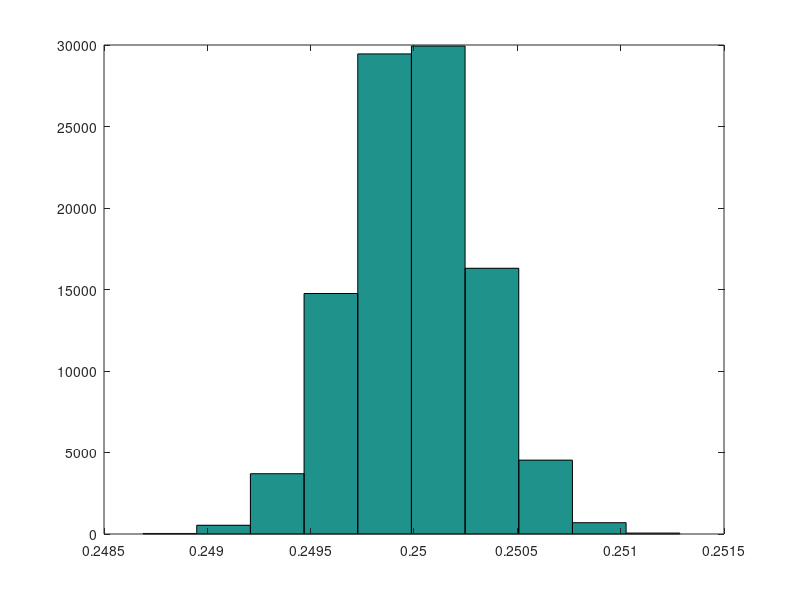
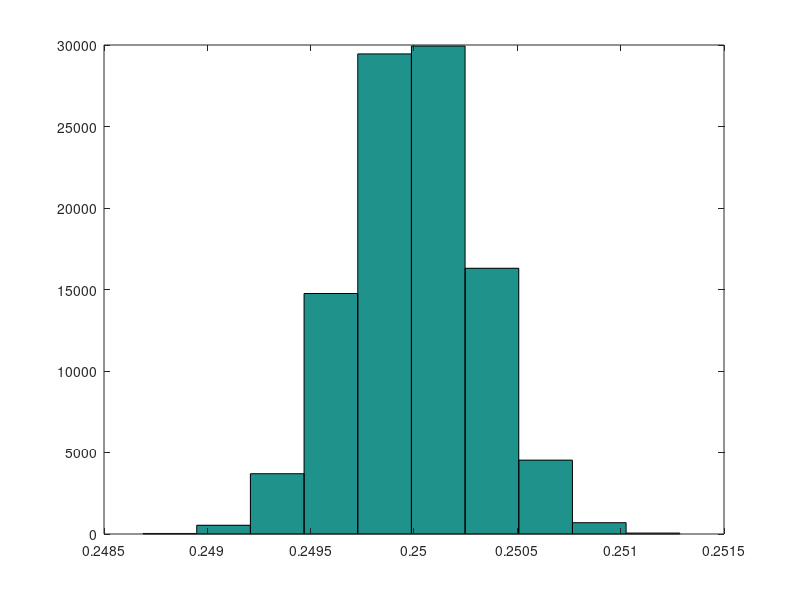
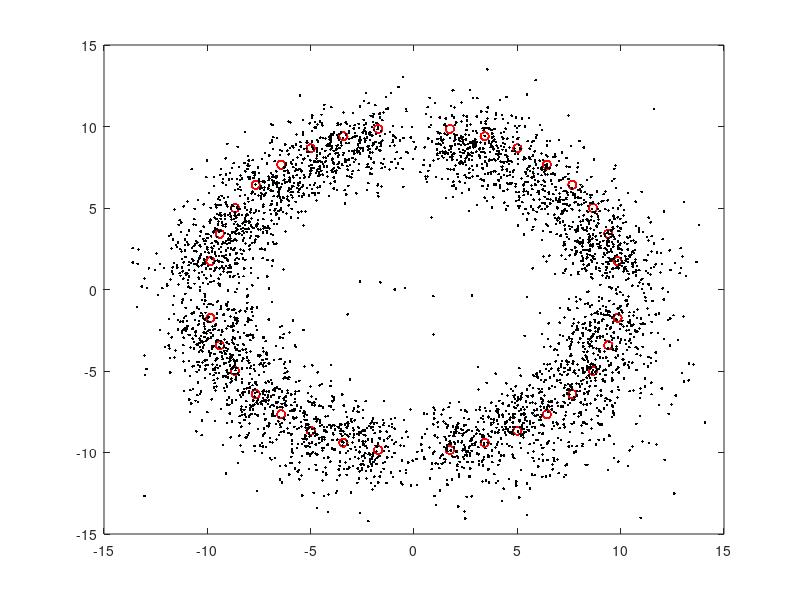
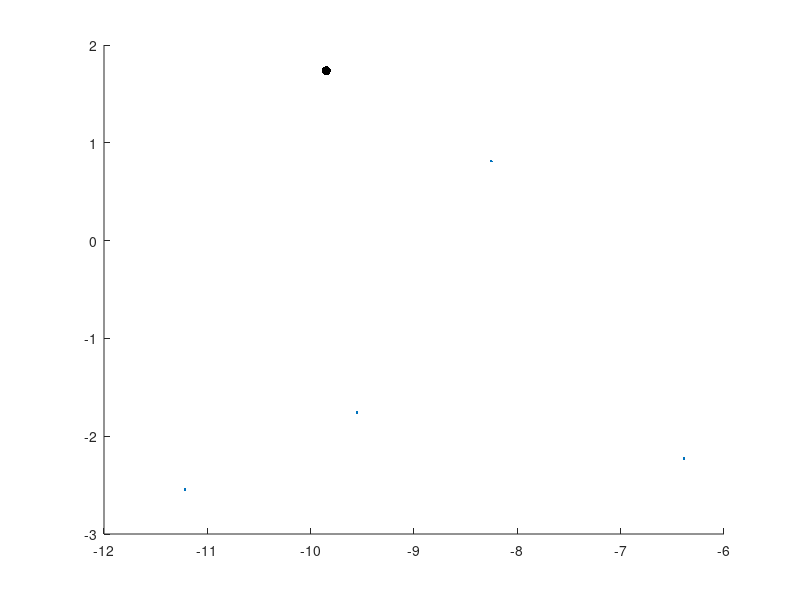

Write MATLAB code to recreate these figures, in order. (Note: this script raises an error after producing the figures.)
%% understanding Jbar, tau, and sigma

sigma = 5;
Jbar = 16;
tau = .0001;

nSamps = 1e5;
samps = sqrt(1./gamrnd(Jbar/tau,tau,1,nSamps));

hist(1./samps.^2)
hist(samps)

figure; hist(samps)
mean(samps)

%% ==========================================================
%             STUFF WITH ACTUAL DATA!
% ===========================================================
% 08.25.2016

% load in data file
load('group_data.mat')

% rename useful columns of group_data.mat
data_subj = group_data(:,1);
data_priority = group_data(:,2);
data_discsize = group_data(:,4);
response_x = group_data(:,6);
response_y = group_data(:,7);
target_x = 10*cosd(group_data(:,13)); % x location
target_y = 10*sind(group_data(:,13)); % y location

% 
idx = find(isnan(response_x) | isnan(response_y) | isnan(target_x) | isnan(target_y)  ); % delete nans 
response_x(idx) = [];
response_y(idx) = [];
target_x(idx) = [];
target_y(idx) = [];
data_priority(idx) = [];
data_subj(idx) = [];
data_discsize(idx) = [];

% errors
error_x = response_x - target_x;
error_y = response_y - target_y;
error_euclid = sqrt(error_x.^2 + error_y.^2);

idx = error_euclid > 13;
idx = idx | (data_discsize > 13); % delete stuff with disc size > 13
error_x(idx) = [];
error_y(idx) = [];
error_euclid(idx) = [];
response_x(idx) = [];
response_y(idx) = [];
target_x(idx) = [];
target_y(idx) = [];
data_priority(idx) = [];
data_subj(idx) = [];
data_discsize(idx) = [];

% % project everything onto first quadrant
% sign_x = sign(target_x);
% sign_y = sign(target_y);
% response_x = response_x.*sign_x;
% response_y = response_y.*sign_y;
% target_x = target_x.*sign_x;
% target_y = target_y.*sign_y;

% priority and subject numbers
priorityVec = unique(data_priority); % priority condition
nPriorities = length(priorityVec);
titleVec = {'low','med','high'};
subjVec = unique(data_subj);
nSubj = length(subjVec);

% changing to polar coordinates
[target_theta, target_rho] = cart2pol(target_x,target_y);
[response_theta, response_rho] = cart2pol(response_x,response_y);

% errors
error_rho = response_rho - target_rho;
error_theta = response_theta - target_theta;



%% plot raw data (targets and responses)
figure;
plot(target_x,target_y,'ro')
hold on; 
plot(response_x,response_y,'k.')

%% plotting mean and covariance plot of each of 8 target locations
% best if you project onto one quadrant (see section above)

for isubj = 1:nSubj
    subjnum = subjVec(isubj);
    
    for ipriority = 1:nPriorities;
        priority = priorityVec(ipriority);
        
        figure;
        targets_x = unique(target_x);
        for itarget = 1:length(targets_x);
            currtarget_y = target_y(find(target_x == targets_x(itarget),1,'first')); % value of corresponding y_cordingate
            idxx = target_x == targets_x(itarget); % trials which have the correct target
            idxxx = idxx & (data_priority == priority) & (data_subj == subjnum); % correct target, priority condition, and subject number
            
            hold on;
            plot(targets_x(itarget),currtarget_y,'k.','MarkerSize',20)
            plot(response_x(idxxx),response_y(idxxx),'.')
            
            % get and plot cov circle for each target
            responses = [response_x(idxxx) response_y(idxxx)];
            covMat = cov(responses);
            circle = bsxfun(@plus,mean(responses),[cos(linspace(0,2*pi,50))' sin(linspace(0,2*pi,50))']*covMat);
            plot(circle(:,1),circle(:,2),'Color',aspencolors('coral')); % plot covariance circle
            
        end
        defaultplot;
        title(['subj' num2str(subjnum) ' ' titleVec{ipriority} ' priority'])
        axis equal
%         savefig(gcf,['subj' num2str(subjnum) '_' titleVec{ipriority} ])
%         savefig(gcf,['subj' num2str(subjnum) '_' titleVec{ipriority} '.png' ])
    end
end

%% plot of distribution of error and disc size with priority
nBins = 25;

colorVec = {'k','b','r'};
figure; hold on;
centers = linspace(0,13,nBins);
for ipriority = 1:nPriorities;
    priority = priorityVec(ipriority);
    
    idx = data_priority == priority; 
    [counts] = hist(error_euclid(idx),centers);
    counts = counts./sum(counts);
    
    plot(centers,counts,colorVec{ipriority})
    
end


%% main effects of error and disc size from priority

discsizeMat = nan(nSubj,nPriorities);
euclideanerrorMat = discsizeMat;
rhoerrorMat = discsizeMat; thetaerrorMat = discsizeMat;
for isubj = 1:nSubj;
    subjnum = subjVec(isubj);
    
    for ipriority = 1:nPriorities;
        priority = priorityVec(ipriority);
        
        idx = (data_subj == subjnum) & (data_priority == priority); % indices of trials for current subject
        
        % euclidean error
        euclideanerrorMat(isubj,ipriority) = mean(error_euclid(idx));
        euclideanvarMat(isubj,ipriority) = var(error_euclid(idx));
        
        % mean other errors
        rhoerrorMat(isubj,ipriority) = mean(error_rho(idx));
        thetaerrorMat(isubj,ipriority) = mean(error_theta(idx));
        
        % mean disc size
        discsizeMat(isubj,ipriority) = mean(data_discsize(idx));
    end
    
end

% mean euclidean error main effect
figure;
meaneucliderror = mean(euclideanerrorMat);
semeucliderror = std(euclideanerrorMat)/sqrt(nSubj);
errorbar(meaneucliderror,semeucliderror,'k','LineStyle','none')
set(gca,'XTick',[1 2 3],'XTickLabel',[0.1 0.3 0.6])
xlabel('priority'); title('mean euclidean error'); defaultplot;

% var euclidean error main effect
figure;
meanvareucliderror = mean(euclideanvarMat);
semvareucliderror = std(euclideanvarMat)/sqrt(nSubj);
errorbar(meanvareucliderror,semvareucliderror,'k','LineStyle','none')
set(gca,'XTick',[1 2 3],'XTickLabel',[0.1 0.3 0.6])
xlabel('priority'); title('euclidean error variance'); defaultplot;

% % mean disc size
% figure;
% meandiscsize = mean(discsizeMat);
% semdiscsize = std(discsizeMat)/sqrt(nSubj);
% errorbar(meandiscsize,semdiscsize,'k','LineStyle','none')
% set(gca,'XTick',[1 2 3],'XTickLabel',[0.1 0.3 0.6])
% xlabel('priority'); title('discsize'); defaultplot;

%% plotting bias as a function of priority across or within each subject

aveplot = 1;
indvlplot = 0;

biasVec_theta = nan(nSubj,nPriorities);
varVec_theta = nan(nSubj,nPriorities);
biasVec_rho = nan(nSubj,nPriorities);
varVec_rho = nan(nSubj,nPriorities);
for isubj = 1:nSubj % for each subject
    subjnum = subjVec(isubj);
    
    for ipriority = 1:nPriorities % for each priority
        priority = priorityVec(ipriority);
        idx = (data_subj == subjnum) & (data_priority == priority); % indices of trials for current subject
        
        % calculating bias and variance of rho and theta
        biasVec_rho(isubj,ipriority) = mean(error_rho(idx));
        varVec_rho(isubj,ipriority) = var(error_rho(idx));
        biasVec_theta(isubj,ipriority) = mean(error_theta(idx));
        varVec_theta(isubj,ipriority) = var(error_theta(idx));
    end
    
    if (indvlplot)
        figure;
        subplot(2,2,1); 
        plot(biasVec_rho(isubj,:),'ko')
        title('bias rho')
        defaultplot;
        
        subplot(2,2,2); 
        plot(biasVec_theta(isubj,:),'ko')
        title('bias theta')
        defaultplot;
        
        subplot(2,2,3); 
        plot(varVec_rho(isubj,:),'ko')
        title('variance rho')
        defaultplot;
        
        subplot(2,2,4); 
        plot(varVec_theta(isubj,:),'ko')
        title('variance theta')
        defaultplot;
        
        pause;
    end
end

if (aveplot)
    figure;
    subplot(2,2,1);
    mean_bias_rho = mean(biasVec_rho);
    sem_bias_rho = std(biasVec_rho)/sqrt(size(biasVec_rho,1));
    errorbar(mean_bias_rho,sem_bias_rho,'k')
    set(gca,'XTick',[1 2 3],'XTickLabel',[0.1 0.3 0.6])
    xlabel('priority'); title('bias rho'); defaultplot;
    
    subplot(2,2,2);
    mean_bias_theta = mean(biasVec_theta);
    sem_bias_theta = std(biasVec_theta)/sqrt(size(biasVec_theta,1));
    errorbar(mean_bias_theta,sem_bias_theta,'k')
    set(gca,'XTick',[1 2 3],'XTickLabel',[0.1 0.3 0.6])
    xlabel('priority'); title('bias theta'); defaultplot;
    
    subplot(2,2,3);
    mean_var_rho = mean(varVec_rho);
    sem_var_rho = std(varVec_rho)/sqrt(size(varVec_rho,1));
    errorbar(mean_var_rho,sem_var_rho,'k')
    set(gca,'XTick',[1 2 3],'XTickLabel',[0.1 0.3 0.6])
    xlabel('priority'); title('variance rho'); defaultplot;
    
    subplot(2,2,4);
    mean_var_theta = mean(varVec_theta);
    sem_var_theta = std(varVec_theta)/sqrt(size(varVec_theta,1));
    errorbar(mean_var_theta,sem_var_theta,'k')
    set(gca,'XTick',[1 2 3],'XTickLabel',[0.1 0.3 0.6])
    xlabel('priority'); title('variance theta'); defaultplot;
end

%% scatterplot of disc size vs error (euclidean or circular tangential)

plot(data_discsize,error_euclid,'.')

%% plot of variances for different priorities (with cov matrix)

% project everything onto first quadrant (may or may not have already done
% this)
sign_x = sign(target_x);
sign_y = sign(target_y);
response_x = response_x.*sign_x;
response_y = response_y.*sign_y;
target_x = target_x.*sign_x;
target_y = target_y.*sign_y;

% changing to polar coordinates
[target_theta, target_rho] = cart2pol(target_x,target_y);
[response_theta, response_rho] = cart2pol(response_x,response_y);

% collapse them all onto the same spot
error_x = response_x - target_x;
error_y = response_y - target_y;

colorVec = {'r','b','k'};
figure; 
for ipriority = 1:nPriorities
    priority = priorityVec(ipriority);
    idx = (data_priority == priority); % indices of trials for current priority
    
    % plot target and responses
    subplot(2,2,ipriority); hold on
    plot(error_x(idx),error_y(idx),'.','Color',[0.7 0.7 0.7]) % errors
    plot(0,0,'k.','MarkerSize',14) % target
    title(num2str(priority))
    defaultplot
    
    % plot covariance matrix
    covMat = cov([error_x(idx) error_y(idx)]);
    circle = bsxfun(@plus,mean([error_x(idx) error_y(idx)]),[cos(linspace(0,2*pi,50))' sin(linspace(0,2*pi,50))']*covMat);
    plot(circle(:,1),circle(:,2),colorVec{ipriority}); % plot covariance circle
    
    % plot just covariance matrices on top of one another
    subplot(2,2,4); hold on
    plot(circle(:,1),circle(:,2),colorVec{ipriority}); % plot covariance circle
    axis([-10 10 -20 20])
    defaultplot
end


%% plotting quantile bins of error with discsize

nQuantiles = 4;
meandiscsizeVec = nan(nSubj,nPriorities,nQuantiles);
meaneuclideanerrorVec = meandiscsizeVec; 
meanangularerrorVec = meandiscsizeVec;

for isubj = 1:nSubj
    subjnum = subjVec(isubj);
    
    for ipriority = 1:nPriorities
        priority = priorityVec(ipriority);
        
        idx = (data_subj == subjnum) & (data_priority == priority); % correct subject number and priority
        
        % get the relevant informtion for current subject and priority
        discsize = data_discsize(idx);
        euclideanerror = error_euclid(idx);
        angularerror = error_theta(idx);
        
        % sort by increasing discsize
        [discsize, I] = sort(discsize);
        euclideanerror = euclideanerror(I);
        angularerror = angularerror(I);
        
        % chop up into quantiles
        ndatapoints = length(discsize);
        idx_quantile = [0 round([1:nQuantiles].*(ndatapoints/nQuantiles))];

        for iquantile = 1:nQuantiles
            meandiscsizeVec(isubj,ipriority,iquantile) = mean(discsize(idx_quantile(iquantile)+1:idx_quantile(iquantile+1)));
            meaneuclideanerrorVec(isubj,ipriority,iquantile) = mean(euclideanerror(idx_quantile(iquantile)+1:idx_quantile(iquantile+1)));
            meanangularerrorVec(isubj,ipriority,iquantile) = mean(angularerror(idx_quantile(iquantile)+1:idx_quantile(iquantile+1)));
        end
        
    end
end

% means and SEMs across subjects
mean_discsize = squeeze(mean(meandiscsizeVec));
mean_euclideanerror = squeeze(mean(meaneuclideanerrorVec));
mean_angularerror = squeeze(mean(meanangularerrorVec));
sem_discsize = squeeze(std(meandiscsizeVec))/sqrt(nSubj);
sem_euclideanerror = squeeze(std(meaneuclideanerrorVec))/sqrt(nSubj);
sem_angularerror = squeeze(std(meanangularerrorVec))/sqrt(nSubj);

% plot euclidean error
colorVec = {'r','b','k'};
figure; hold on;
for ipriority = 1:nPriorities;
    errorbar(mean_euclideanerror(ipriority,:),sem_euclideanerror(ipriority,:),colorVec{ipriority});
end
defaultplot;
ylabel('euclidean error')
xlabel('disc size quantile')


% plot
figure; hold on;
for ipriority = 1:nPriorities;
    errorbar(mean_angularerror(ipriority,:),sem_angularerror(ipriority,:),colorVec{ipriority});
end
defaultplot;
ylabel('angular error')
xlabel('disc size quantile')
